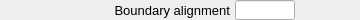
    <widget class="PyDMFrame" name="composite_9">
      <property name="geometry">
        <rect>
          <x>15</x>
          <y>655</y>
          <width>360</width>
          <height>20</height>
        </rect>
      </property>
      <widget class="QLabel" name="text_6">
        <property name="geometry">
          <rect>
            <x>0</x>
            <y>0</y>
            <width>230</width>
            <height>20</height>
          </rect>
        </property>
        <property name="text">
          <string>Boundary alignment</string>
        </property>
        <property name="font" stdset="0">
          <font>
            <pointsize>10</pointsize>
          </font>
        </property>
        <property name="brush" stdset="0">
          <brush brushstyle="SolidPattern">
            <color alpha="255">
              <red>0</red>
              <green>0</green>
              <blue>0</blue>
            </color>
          </brush>
        </property>
        <property name="toolTip">
          <string>text_6</string>
        </property>
        <property name="alignment">
          <set>Qt::AlignRight|Qt::AlignTrailing|Qt::AlignVCenter</set>
        </property>
        <property name="styleSheet">
          <string notr="true">QLabel#text_6 {
  color: rgb(0, 0, 0);
  }</string>
        </property>
      </widget>
      <widget class="PyDMLineEdit" name="text_entry_4">
        <property name="geometry">
          <rect>
            <x>235</x>
            <y>0</y>
            <width>60</width>
            <height>20</height>
          </rect>
        </property>
        <property name="channel" stdset="0">
          <string>ca://${prefix}BoundaryAlign</string>
        </property>
        <property name="toolTip">
          <string>${prefix}BoundaryAlign</string>
        </property>
        <property name="font" stdset="0">
          <font>
            <pointsize>10</pointsize>
          </font>
        </property>
        <property name="styleSheet">
          <string notr="true">PyDMLineEdit#text_entry_4 {
  color: rgb(0, 0, 0);
  background-color: rgb(115, 223, 255);
  border: 1px solid black;
  margin: 0px;
  padding: 0px;
  spacing: 0px;
  }</string>
        </property>
      </widget>
      <widget class="PyDMLabel" name="text_update_6">
        <property name="geometry">
          <rect>
            <x>300</x>
            <y>1</y>
            <width>60</width>
            <height>18</height>
          </rect>
        </property>
        <property name="toolTip">
          <string>PV: ${prefix}BoundaryAlign_RBV</string>
        </property>
        <property name="channel" stdset="0">
          <string>ca://${prefix}BoundaryAlign_RBV</string>
        </property>
        <property name="font" stdset="0">
          <font>
            <pointsize>10</pointsize>
          </font>
        </property>
        <property name="alignment">
          <set>Qt::AlignLeading|Qt::AlignLeft|Qt::AlignVCenter</set>
        </property>
        <property name="textInteractionFlags">
          <set>Qt::TextSelectableByKeyboard|Qt::TextSelectableByMouse</set>
        </property>
        <property name="styleSheet">
          <string notr="true">PyDMLabel#text_update_6 {
  color: rgb(10, 0, 184);
  background-color: rgb(187, 187, 187);
  }</string>
        </property>
      </widget>
    </widget>
